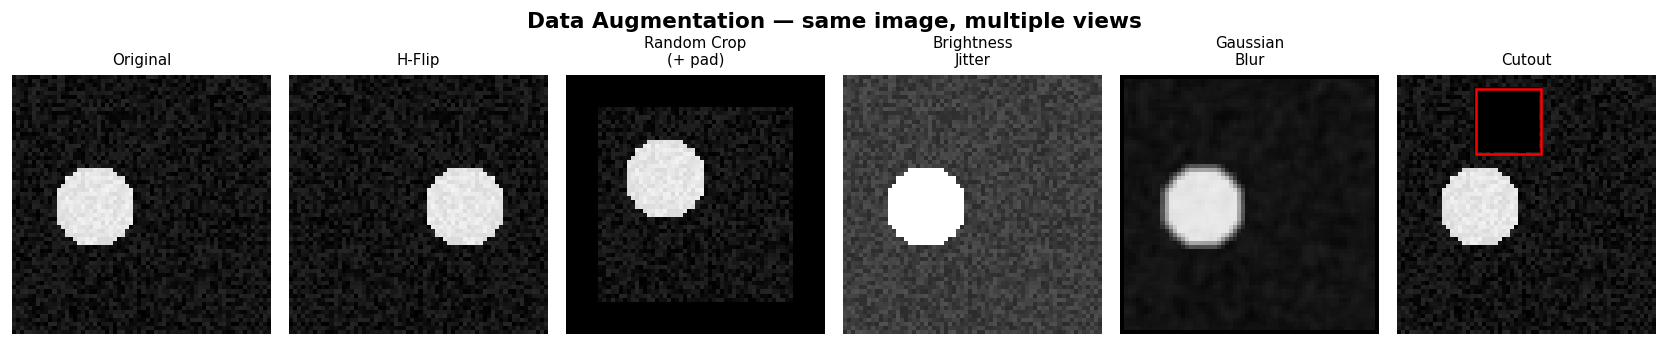

The script that saved this image:
"""
Day 30 – Data Augmentation
Shows a synthetic image (grayscale circle on noise) alongside several
common augmentations: horizontal flip, random crop, brightness jitter,
Gaussian blur, and cutout. All transforms are implemented from scratch
with numpy — no torchvision dependency required.
"""

import numpy as np
import matplotlib.pyplot as plt
import matplotlib.patches as patches

np.random.seed(42)

# ── Build a tiny synthetic "image" (64×64 grayscale) ──────────────────────────
H, W = 64, 64
img = np.random.rand(H, W) * 0.15          # low-amplitude noise background

# Draw a bright circle at centre-left — acts as our "object"
cy, cx = 32, 20
for y in range(H):
    for x in range(W):
        if (y - cy) ** 2 + (x - cx) ** 2 < 10 ** 2:
            img[y, x] = 0.85 + np.random.rand() * 0.1


def hflip(x):
    """Horizontal flip — mirror along vertical axis."""
    return x[:, ::-1].copy()


def random_crop(x, crop_h=48, crop_w=48):
    """Crop then resize (here we just crop; no resize for simplicity)."""
    top  = np.random.randint(0, x.shape[0] - crop_h + 1)
    left = np.random.randint(0, x.shape[1] - crop_w + 1)
    cropped = x[top:top + crop_h, left:left + crop_w]
    # Pad back to original size so shapes match for display
    pad_top  = (H - crop_h) // 2
    pad_left = (W - crop_w) // 2
    out = np.zeros_like(x)
    out[pad_top:pad_top + crop_h, pad_left:pad_left + crop_w] = cropped
    return out


def brightness_jitter(x, delta=0.3):
    """Add a random brightness offset — simulates lighting variation."""
    shift = np.random.uniform(-delta, delta)
    return np.clip(x + shift, 0, 1)


def gaussian_blur(x, sigma=1.5):
    """Apply a small Gaussian blur by hand (3×3 kernel)."""
    k = 3
    half = k // 2
    ax = np.arange(-half, half + 1)
    gk = np.exp(-ax ** 2 / (2 * sigma ** 2))
    gk /= gk.sum()
    kernel = np.outer(gk, gk)              # 2-D separable kernel
    out = np.zeros_like(x)
    for i in range(half, H - half):
        for j in range(half, W - half):
            patch = x[i - half:i + half + 1, j - half:j + half + 1]
            out[i, j] = (patch * kernel).sum()
    return out


def cutout(x, size=16):
    """Zero out a random square patch — forces model to use context."""
    out = x.copy()
    top  = np.random.randint(0, H - size + 1)
    left = np.random.randint(0, W - size + 1)
    out[top:top + size, left:left + size] = 0.0
    return out, top, left, size


# ── Generate augmented versions ───────────────────────────────────────────────
np.random.seed(7)
aug_flip    = hflip(img)
aug_crop    = random_crop(img)
aug_bright  = brightness_jitter(img)
aug_blur    = gaussian_blur(img)
aug_cut, ct, cl, cs = cutout(img)

# ── Plot ──────────────────────────────────────────────────────────────────────
titles = [
    "Original",
    "H-Flip",
    "Random Crop\n(+ pad)",
    "Brightness\nJitter",
    "Gaussian\nBlur",
    "Cutout",
]
images = [img, aug_flip, aug_crop, aug_bright, aug_blur, aug_cut]

fig, axes = plt.subplots(1, 6, figsize=(14, 3))
fig.suptitle("Data Augmentation — same image, multiple views", fontsize=13, fontweight="bold")

for ax, title, im in zip(axes, titles, images):
    ax.imshow(im, cmap="gray", vmin=0, vmax=1)
    ax.set_title(title, fontsize=9)
    ax.axis("off")

# Highlight cutout region on the last panel
rect = patches.Rectangle(
    (cl, ct), cs, cs,
    linewidth=1.5, edgecolor="red", facecolor="none"
)
axes[-1].add_patch(rect)

plt.tight_layout()
plt.savefig("graph_DAY_30.png", dpi=120, bbox_inches="tight")
print("Saved graph_DAY_30.png")
